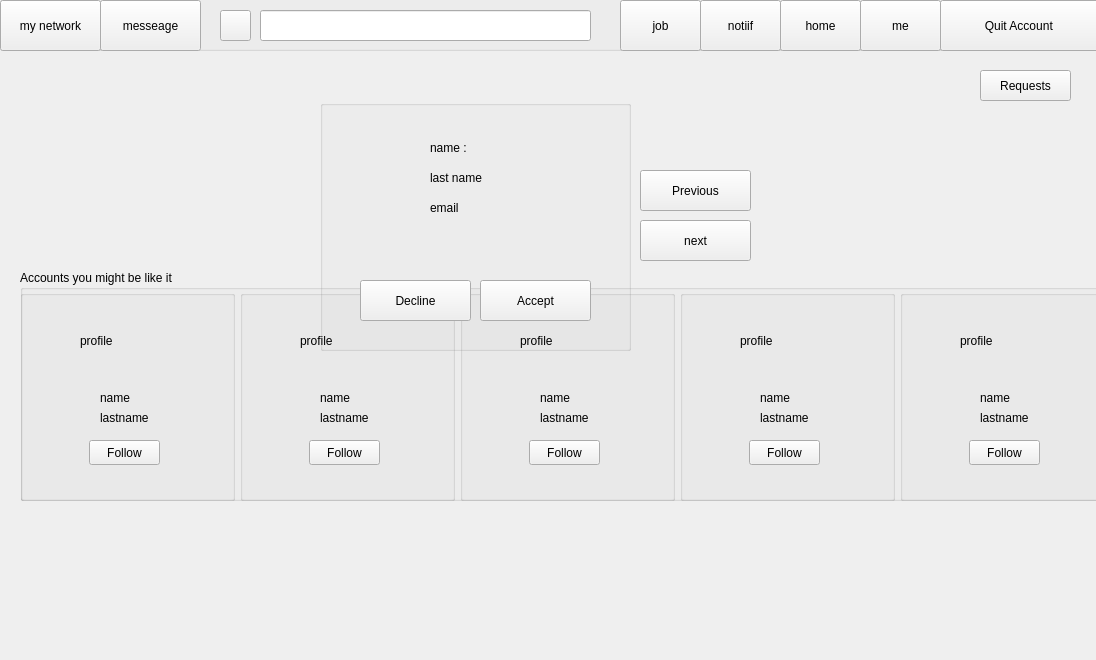
<?xml version="1.0" encoding="UTF-8"?>
<ui version="4.0">
 <class>my_network</class>
 <widget class="QWidget" name="my_network">
  <property name="geometry">
   <rect>
    <x>0</x>
    <y>0</y>
    <width>1096</width>
    <height>660</height>
   </rect>
  </property>
  <property name="windowTitle">
   <string>Form</string>
  </property>
  <widget class="QGroupBox" name="groupBox">
   <property name="geometry">
    <rect>
     <x>0</x>
     <y>-10</y>
     <width>1101</width>
     <height>61</height>
    </rect>
   </property>
   <property name="title">
    <string/>
   </property>
   <widget class="QPushButton" name="pushButton">
    <property name="geometry">
     <rect>
      <x>940</x>
      <y>10</y>
      <width>161</width>
      <height>51</height>
     </rect>
    </property>
    <property name="cursor">
     <cursorShape>PointingHandCursor</cursorShape>
    </property>
    <property name="toolTip">
     <string>&lt;html&gt;&lt;head/&gt;&lt;body&gt;&lt;p&gt;&lt;span style=&quot; color:#00007f;&quot;&gt;Exit your account&lt;/span&gt;&lt;/p&gt;&lt;/body&gt;&lt;/html&gt;</string>
    </property>
    <property name="text">
     <string>Quit Account </string>
    </property>
   </widget>
   <widget class="QPushButton" name="home_button">
    <property name="geometry">
     <rect>
      <x>780</x>
      <y>10</y>
      <width>81</width>
      <height>51</height>
     </rect>
    </property>
    <property name="cursor">
     <cursorShape>PointingHandCursor</cursorShape>
    </property>
    <property name="text">
     <string>home</string>
    </property>
   </widget>
   <widget class="QPushButton" name="me_button">
    <property name="geometry">
     <rect>
      <x>860</x>
      <y>10</y>
      <width>81</width>
      <height>51</height>
     </rect>
    </property>
    <property name="cursor">
     <cursorShape>PointingHandCursor</cursorShape>
    </property>
    <property name="text">
     <string>me</string>
    </property>
   </widget>
   <widget class="QPushButton" name="notif_button">
    <property name="geometry">
     <rect>
      <x>700</x>
      <y>10</y>
      <width>81</width>
      <height>51</height>
     </rect>
    </property>
    <property name="cursor">
     <cursorShape>PointingHandCursor</cursorShape>
    </property>
    <property name="text">
     <string>notiif</string>
    </property>
   </widget>
   <widget class="QPushButton" name="job_button">
    <property name="geometry">
     <rect>
      <x>620</x>
      <y>10</y>
      <width>81</width>
      <height>51</height>
     </rect>
    </property>
    <property name="cursor">
     <cursorShape>PointingHandCursor</cursorShape>
    </property>
    <property name="text">
     <string>job</string>
    </property>
   </widget>
   <widget class="QPushButton" name="mynetwork_button">
    <property name="geometry">
     <rect>
      <x>0</x>
      <y>10</y>
      <width>101</width>
      <height>51</height>
     </rect>
    </property>
    <property name="cursor">
     <cursorShape>PointingHandCursor</cursorShape>
    </property>
    <property name="text">
     <string>my network</string>
    </property>
   </widget>
   <widget class="QPushButton" name="message_button">
    <property name="geometry">
     <rect>
      <x>100</x>
      <y>10</y>
      <width>101</width>
      <height>51</height>
     </rect>
    </property>
    <property name="cursor">
     <cursorShape>PointingHandCursor</cursorShape>
    </property>
    <property name="text">
     <string>messeage</string>
    </property>
   </widget>
   <widget class="QPushButton" name="serach_button">
    <property name="geometry">
     <rect>
      <x>220</x>
      <y>20</y>
      <width>31</width>
      <height>31</height>
     </rect>
    </property>
    <property name="cursor">
     <cursorShape>PointingHandCursor</cursorShape>
    </property>
    <property name="text">
     <string/>
    </property>
   </widget>
   <widget class="QLineEdit" name="search">
    <property name="geometry">
     <rect>
      <x>260</x>
      <y>20</y>
      <width>331</width>
      <height>31</height>
     </rect>
    </property>
    <property name="toolTip">
     <string>search ID</string>
    </property>
    <property name="text">
     <string/>
    </property>
   </widget>
  </widget>
  <widget class="QPushButton" name="request_button">
   <property name="geometry">
    <rect>
     <x>980</x>
     <y>70</y>
     <width>91</width>
     <height>31</height>
    </rect>
   </property>
   <property name="text">
    <string>Requests</string>
   </property>
  </widget>
  <widget class="QGroupBox" name="suggest_groupBox">
   <property name="geometry">
    <rect>
     <x>20</x>
     <y>270</y>
     <width>1091</width>
     <height>231</height>
    </rect>
   </property>
   <property name="title">
    <string>Accounts you might be like it</string>
   </property>
   <widget class="QGroupBox" name="account_1">
    <property name="geometry">
     <rect>
      <x>0</x>
      <y>20</y>
      <width>215</width>
      <height>211</height>
     </rect>
    </property>
    <property name="title">
     <string/>
    </property>
    <widget class="QLabel" name="profile_1">
     <property name="geometry">
      <rect>
       <x>60</x>
       <y>10</y>
       <width>91</width>
       <height>81</height>
      </rect>
     </property>
     <property name="text">
      <string>profile</string>
     </property>
    </widget>
    <widget class="QPushButton" name="follow_button_1">
     <property name="geometry">
      <rect>
       <x>69</x>
       <y>150</y>
       <width>71</width>
       <height>25</height>
      </rect>
     </property>
     <property name="text">
      <string>Follow</string>
     </property>
    </widget>
    <widget class="QLabel" name="name_1">
     <property name="geometry">
      <rect>
       <x>80</x>
       <y>100</y>
       <width>55</width>
       <height>16</height>
      </rect>
     </property>
     <property name="text">
      <string>name</string>
     </property>
    </widget>
    <widget class="QLabel" name="lastname_1">
     <property name="geometry">
      <rect>
       <x>80</x>
       <y>120</y>
       <width>55</width>
       <height>16</height>
      </rect>
     </property>
     <property name="text">
      <string>lastname</string>
     </property>
    </widget>
   </widget>
   <widget class="QGroupBox" name="account_2">
    <property name="geometry">
     <rect>
      <x>220</x>
      <y>20</y>
      <width>215</width>
      <height>211</height>
     </rect>
    </property>
    <property name="title">
     <string/>
    </property>
    <widget class="QLabel" name="profile_2">
     <property name="geometry">
      <rect>
       <x>60</x>
       <y>10</y>
       <width>91</width>
       <height>81</height>
      </rect>
     </property>
     <property name="text">
      <string>profile</string>
     </property>
    </widget>
    <widget class="QPushButton" name="follow_button_2">
     <property name="geometry">
      <rect>
       <x>69</x>
       <y>150</y>
       <width>71</width>
       <height>25</height>
      </rect>
     </property>
     <property name="text">
      <string>Follow</string>
     </property>
    </widget>
    <widget class="QLabel" name="name_2">
     <property name="geometry">
      <rect>
       <x>80</x>
       <y>100</y>
       <width>55</width>
       <height>16</height>
      </rect>
     </property>
     <property name="text">
      <string>name</string>
     </property>
    </widget>
    <widget class="QLabel" name="lastname_2">
     <property name="geometry">
      <rect>
       <x>80</x>
       <y>120</y>
       <width>55</width>
       <height>16</height>
      </rect>
     </property>
     <property name="text">
      <string>lastname</string>
     </property>
    </widget>
   </widget>
   <widget class="QGroupBox" name="account_3">
    <property name="geometry">
     <rect>
      <x>440</x>
      <y>20</y>
      <width>215</width>
      <height>211</height>
     </rect>
    </property>
    <property name="title">
     <string/>
    </property>
    <widget class="QLabel" name="profile_3">
     <property name="geometry">
      <rect>
       <x>60</x>
       <y>10</y>
       <width>91</width>
       <height>81</height>
      </rect>
     </property>
     <property name="text">
      <string>profile</string>
     </property>
    </widget>
    <widget class="QPushButton" name="follow_button_3">
     <property name="geometry">
      <rect>
       <x>69</x>
       <y>150</y>
       <width>71</width>
       <height>25</height>
      </rect>
     </property>
     <property name="text">
      <string>Follow</string>
     </property>
    </widget>
    <widget class="QLabel" name="name_3">
     <property name="geometry">
      <rect>
       <x>80</x>
       <y>100</y>
       <width>55</width>
       <height>16</height>
      </rect>
     </property>
     <property name="text">
      <string>name</string>
     </property>
    </widget>
    <widget class="QLabel" name="lastname_3">
     <property name="geometry">
      <rect>
       <x>80</x>
       <y>120</y>
       <width>55</width>
       <height>16</height>
      </rect>
     </property>
     <property name="text">
      <string>lastname</string>
     </property>
    </widget>
   </widget>
   <widget class="QGroupBox" name="account_4">
    <property name="geometry">
     <rect>
      <x>660</x>
      <y>20</y>
      <width>215</width>
      <height>211</height>
     </rect>
    </property>
    <property name="title">
     <string/>
    </property>
    <widget class="QLabel" name="profile_4">
     <property name="geometry">
      <rect>
       <x>60</x>
       <y>10</y>
       <width>91</width>
       <height>81</height>
      </rect>
     </property>
     <property name="text">
      <string>profile</string>
     </property>
    </widget>
    <widget class="QPushButton" name="follow_button_4">
     <property name="geometry">
      <rect>
       <x>69</x>
       <y>150</y>
       <width>71</width>
       <height>25</height>
      </rect>
     </property>
     <property name="text">
      <string>Follow</string>
     </property>
    </widget>
    <widget class="QLabel" name="name_4">
     <property name="geometry">
      <rect>
       <x>80</x>
       <y>100</y>
       <width>55</width>
       <height>16</height>
      </rect>
     </property>
     <property name="text">
      <string>name</string>
     </property>
    </widget>
    <widget class="QLabel" name="lastname_4">
     <property name="geometry">
      <rect>
       <x>80</x>
       <y>120</y>
       <width>55</width>
       <height>16</height>
      </rect>
     </property>
     <property name="text">
      <string>lastname</string>
     </property>
    </widget>
   </widget>
   <widget class="QGroupBox" name="account_5">
    <property name="geometry">
     <rect>
      <x>880</x>
      <y>20</y>
      <width>211</width>
      <height>211</height>
     </rect>
    </property>
    <property name="title">
     <string/>
    </property>
    <widget class="QLabel" name="profile_5">
     <property name="geometry">
      <rect>
       <x>60</x>
       <y>10</y>
       <width>91</width>
       <height>81</height>
      </rect>
     </property>
     <property name="text">
      <string>profile</string>
     </property>
    </widget>
    <widget class="QPushButton" name="follow_button_5">
     <property name="geometry">
      <rect>
       <x>69</x>
       <y>150</y>
       <width>71</width>
       <height>25</height>
      </rect>
     </property>
     <property name="text">
      <string>Follow</string>
     </property>
    </widget>
    <widget class="QLabel" name="name_5">
     <property name="geometry">
      <rect>
       <x>80</x>
       <y>100</y>
       <width>55</width>
       <height>16</height>
      </rect>
     </property>
     <property name="text">
      <string>name</string>
     </property>
    </widget>
    <widget class="QLabel" name="lastname_5">
     <property name="geometry">
      <rect>
       <x>80</x>
       <y>120</y>
       <width>55</width>
       <height>16</height>
      </rect>
     </property>
     <property name="text">
      <string>lastname</string>
     </property>
    </widget>
   </widget>
  </widget>
  <widget class="QGroupBox" name="request_groupbox">
   <property name="geometry">
    <rect>
     <x>320</x>
     <y>100</y>
     <width>311</width>
     <height>251</height>
    </rect>
   </property>
   <property name="title">
    <string/>
   </property>
   <widget class="QLabel" name="profile_6">
    <property name="geometry">
     <rect>
      <x>10</x>
      <y>10</y>
      <width>81</width>
      <height>81</height>
     </rect>
    </property>
    <property name="text">
     <string/>
    </property>
   </widget>
   <widget class="QPushButton" name="accept_button_1">
    <property name="geometry">
     <rect>
      <x>160</x>
      <y>180</y>
      <width>111</width>
      <height>41</height>
     </rect>
    </property>
    <property name="text">
     <string>Accept</string>
    </property>
   </widget>
   <widget class="QLabel" name="name_6">
    <property name="geometry">
     <rect>
      <x>110</x>
      <y>40</y>
      <width>41</width>
      <height>16</height>
     </rect>
    </property>
    <property name="text">
     <string>name :</string>
    </property>
   </widget>
   <widget class="QLabel" name="lastname_6">
    <property name="geometry">
     <rect>
      <x>110</x>
      <y>70</y>
      <width>55</width>
      <height>16</height>
     </rect>
    </property>
    <property name="text">
     <string>last name :</string>
    </property>
   </widget>
   <widget class="QPushButton" name="decline_button_1">
    <property name="geometry">
     <rect>
      <x>40</x>
      <y>180</y>
      <width>111</width>
      <height>41</height>
     </rect>
    </property>
    <property name="text">
     <string>Decline</string>
    </property>
   </widget>
   <widget class="QLabel" name="label">
    <property name="geometry">
     <rect>
      <x>110</x>
      <y>100</y>
      <width>31</width>
      <height>16</height>
     </rect>
    </property>
    <property name="text">
     <string>email :</string>
    </property>
   </widget>
   <widget class="QLabel" name="name_r">
    <property name="geometry">
     <rect>
      <x>150</x>
      <y>40</y>
      <width>101</width>
      <height>16</height>
     </rect>
    </property>
    <property name="text">
     <string/>
    </property>
   </widget>
   <widget class="QLabel" name="last_name_r">
    <property name="geometry">
     <rect>
      <x>170</x>
      <y>70</y>
      <width>101</width>
      <height>16</height>
     </rect>
    </property>
    <property name="text">
     <string/>
    </property>
   </widget>
   <widget class="QLabel" name="email_r">
    <property name="geometry">
     <rect>
      <x>150</x>
      <y>100</y>
      <width>101</width>
      <height>16</height>
     </rect>
    </property>
    <property name="text">
     <string/>
    </property>
   </widget>
  </widget>
  <widget class="QPushButton" name="previous_pushbutton">
   <property name="geometry">
    <rect>
     <x>640</x>
     <y>170</y>
     <width>111</width>
     <height>41</height>
    </rect>
   </property>
   <property name="text">
    <string>Previous</string>
   </property>
  </widget>
  <widget class="QPushButton" name="next_pushbutton">
   <property name="geometry">
    <rect>
     <x>640</x>
     <y>220</y>
     <width>111</width>
     <height>41</height>
    </rect>
   </property>
   <property name="text">
    <string>next</string>
   </property>
  </widget>
 </widget>
 <resources/>
 <connections/>
</ui>
